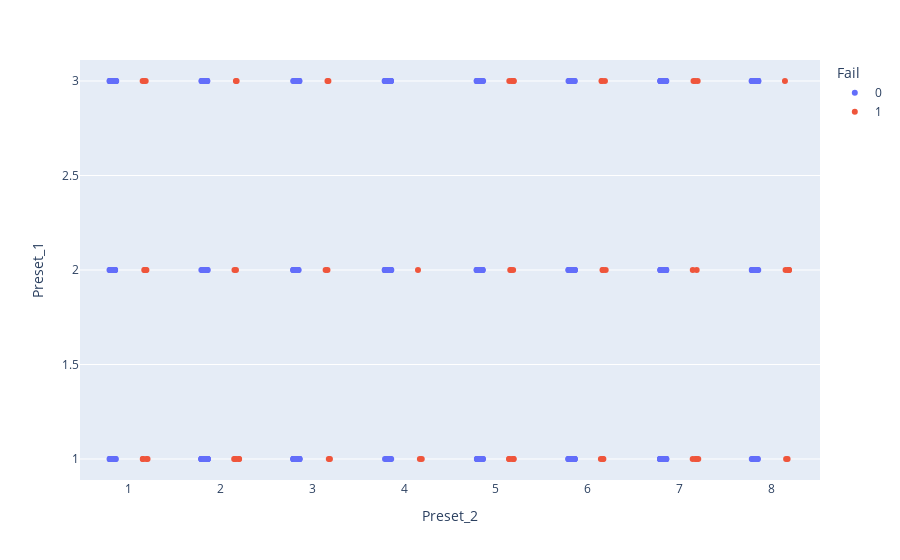

The cell this chart's notebook holds for it:
### Markdown cell above
- Falhas no equipamento categorizadas pelas configurações de setup (preset 1 and preset 2)

Algo interessante a se analisar é em quais configurações de Preset ocorreram falhas. E aqui pode-se ver que apenas em uma das configurações não foram registrada nenhuma falha, que é a configuração Preset_1 = 3 e Preset_2 = 4.

Em todas as demais configurações temos a ocorr~encia de falhas de formas bem distribuídas, algumas configurações de Preset parecem ser mais favoráveis a falhas, mas uma afirmação mais assertiva necessitaria de uma análise por um período maior de tempo.

Mas do modo como se apresentam os dados no momento, a configuração Preset_1 = 3 e Preset_2 = 4 aparenta ser a mais estável.

### Code cell
px.strip(y = 'Preset_1', x='Preset_2', color='Fail', data_frame=fpso_df)

### Figure 1 — Plotly figure (JSON) as saved in the notebook; plotly's stock layout.template omitted (floating-point values rounded to 4 significant figures; data arrays with more than 128 entries replaced by an {"elided": "..."} marker saying what was removed)
{"data": [{"alignmentgroup": "True", "boxpoints": "all", "fillcolor": "rgba(255,255,255,0)", "hoveron": "points", "hovertemplate": "Fail=0<br>Preset_2=%{x}<br>Preset_1=%{y}<extra></extra>", "legendgroup": "0", "line": {"color": "rgba(255,255,255,0)"}, "marker": {"color": "#636efa"}, "name": "0", "offsetgroup": "0", "orientation": "v", "pointpos": 0, "showlegend": true, "type": "box", "x": {"elided": "734 int values"}, "x0": " ", "xaxis": "x", "y": {"elided": "734 int values"}, "y0": " ", "yaxis": "y"}, {"alignmentgroup": "True", "boxpoints": "all", "fillcolor": "rgba(255,255,255,0)", "hoveron": "points", "hovertemplate": "Fail=1<br>Preset_2=%{x}<br>Preset_1=%{y}<extra></extra>", "legendgroup": "1", "line": {"color": "rgba(255,255,255,0)"}, "marker": {"color": "#EF553B"}, "name": "1", "offsetgroup": "1", "orientation": "v", "pointpos": 0, "showlegend": true, "type": "box", "x": [1, 1, 5, 5, 2, 5, 5, 8, 8, 3, 6, 4, 3, 6, 2, 2, 7, 7, 6, 7, 7, 3, 1, 7, 2, 1, 7, 1, 2, 5, 2, 8, 5, 5, 1, 1, 6, 8, 3, 6, 3, 7, 5, 3, 1, 8, 1, 8, 6, 5, 5, 2, 7, 5, 2, 5, 6, 2, 6, 1, 7, 6, 4, 4, 8, 1], "x0": " ", "xaxis": "x", "y": [1, 3, 2, 3, 1, 1, 1, 1, 1, 3, 3, 2, 3, 1, 1, 1, 1, 1, 2, 3, 1, 1, 1, 3, 3, 3, 1, 1, 1, 1, 3, 2, 1, 2, 2, 2, 3, 2, 2, 1, 1, 2, 1, 2, 2, 3, 2, 2, 2, 3, 2, 2, 3, 3, 1, 3, 3, 2, 1, 1, 2, 2, 1, 1, 2, 3], "y0": " ", "yaxis": "y"}], "layout": {"autosize": true, "boxmode": "group", "legend": {"title": {"text": "Fail"}, "tracegroupgap": 0}, "margin": {"t": 60}, "xaxis": {"anchor": "y", "autorange": true, "domain": [0, 1], "range": [0.4814, 8.519], "title": {"text": "Preset_2"}, "type": "linear"}, "yaxis": {"anchor": "x", "autorange": true, "domain": [0, 1], "range": [0.8889, 3.111], "title": {"text": "Preset_1"}, "type": "linear"}}}
